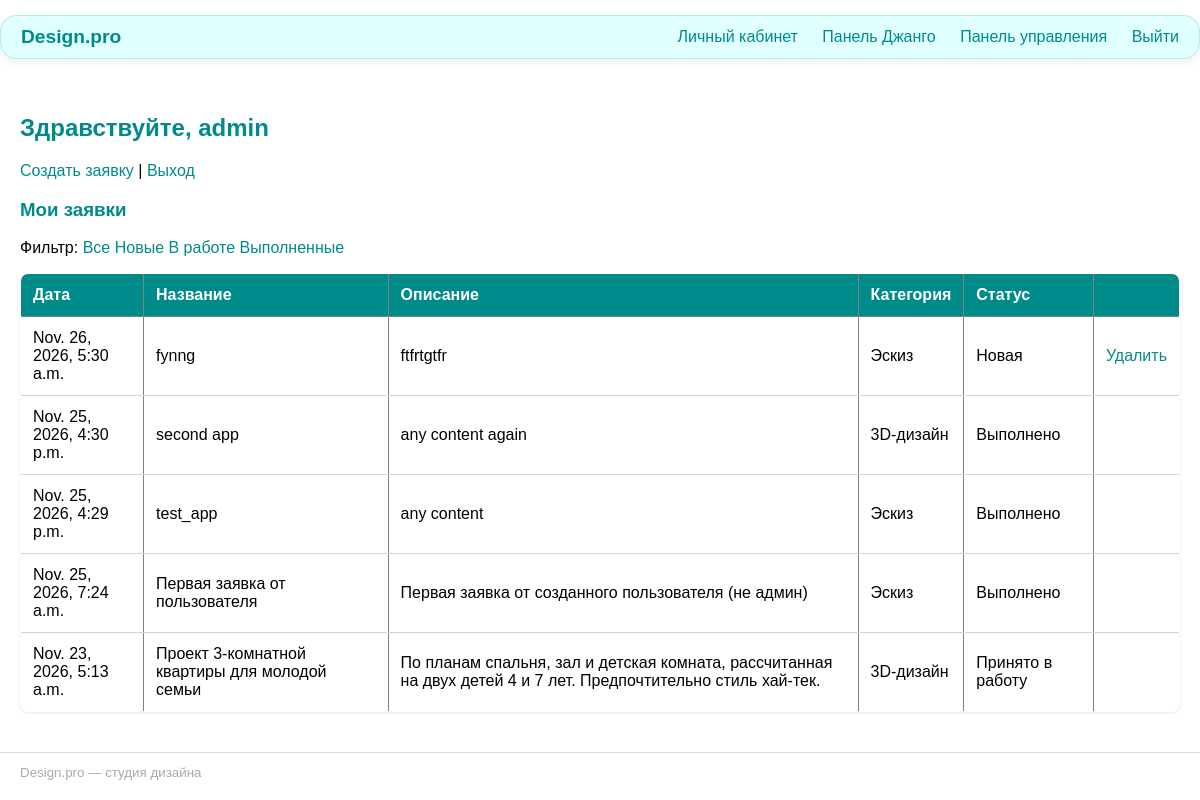
/accounts/profile/ (signed in), run on an earlier commit of the app's database.
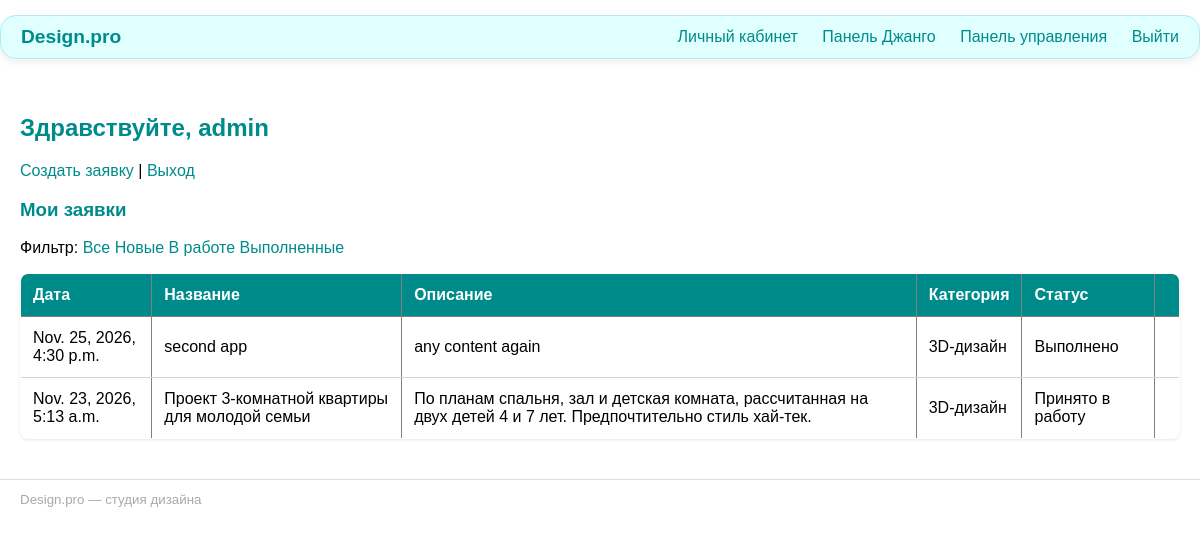
And on a later commit of the database.
### main/models.py (models this page shows, shortened)
class Application(models.Model):
    class Status(models.TextChoices):
        NEW = 'Новая', 'Новая'
        ACCEPT = 'Принято в работу', 'Принято в работу'
        DONE = 'Выполнено', 'Выполнено'
    author = models.ForeignKey(User, on_delete=models.CASCADE)
    title = models.CharField(max_length=100)
    content = models.TextField()
    category = models.ForeignKey(Category, on_delete=models.CASCADE)
    status = models.CharField(max_length=30, choices=Status.choices, default=Status.NEW)
    image = models.ImageField(
        upload_to='applications/',
        validators=[FileExtensionValidator(['jpg', 'jpeg', 'png', 'bmp'])],
    )
    design_image = models.ImageField(
        upload_to='designs/', null=True, blank=True,
        validators=[FileExtensionValidator(['jpg', 'jpeg', 'png', 'bmp'])],
    )
    admin_comment = models.TextField(blank=True, null=True, default='')
    created_at = models.DateTimeField(auto_now_add=True)
    class Meta:
        ordering = ['-created_at']

class Category(models.Model):
    title = models.CharField(max_length=50, unique=True)
    class Meta:
        ordering = ['title']

### main/views.py (the view)
# urls.py: path('accounts/profile/', views.profile, name='profile'),
@login_required
def profile(request):
    status = request.GET.get('status', '')
    if request.user.is_staff:
        apps = Application.objects.all()
    else:
        apps = Application.objects.filter(author=request.user)
    if status in dict(Application.Status.choices):
        apps = apps.filter(status=status)
    return render(request, 'profile.html', {
        'apps': apps,
        'current_status': status,
        'statuses': Application.Status.choices,
    })

### main/templates/profile.html (shortened to what this page needs)
{% extends "basic.html" %}
{% block content %}
<h2>Здравствуйте, {{ user.first_name|default:user.username }}</h2>
<p>
    <a href="{% url 'application_create' %}">Создать заявку</a> |
    <a href="{% url 'logout' %}">Выход</a>
</p>
<h3>Мои заявки</h3>
<p>Фильтр:
    <a href="{% url 'profile' %}">Все</a>
    <a href="?status=Новая">Новые</a>
    <a href="?status=Принято в работу">В работе</a>
    <a href="?status=Выполнено">Выполненные</a>
</p>
<table border="1">
    <thead>
        <tr>
            <th>Дата</th><th>Название</th><th>Описание</th>
            <th>Категория</th><th>Статус</th><th></th>
        </tr>
    </thead>
    <tbody>
    {% for app in apps %}
        <tr>
            <td>{{ app.created_at }}</td>
            <td>{{ app.title }}</td>
            <td>{{ app.content }}</td>
            <td>{{ app.category.title }}</td>
            <td>{{ app.get_status_display }}</td>
            <td>
                {% if app.status == 'Новая' %}
                    <a href="{% url 'application_delete' app.pk %}">Удалить</a>
                {% endif %}
            </td>
        </tr>
    {% endfor %}
    </tbody>
</table>
{% endblock %}

What changed in the data, as far as the page shows it:
removed Application: created_at "Nov. 26, 2026, 5:30 a.m.", title "fynng", content "ftfrtgtfr", category "Эскиз", status "Новая", shows "Удалить"
removed Application: created_at "Nov. 25, 2026, 4:29 p.m.", title "test_app", content "any content", category "Эскиз", status "Выполнено"
removed Application: created_at "Nov. 25, 2026, 7:24 a.m.", title "Первая заявка от пользователя", content "Первая заявка от созданного пользователя (не админ)", category "Эскиз", status "Выполнено"
